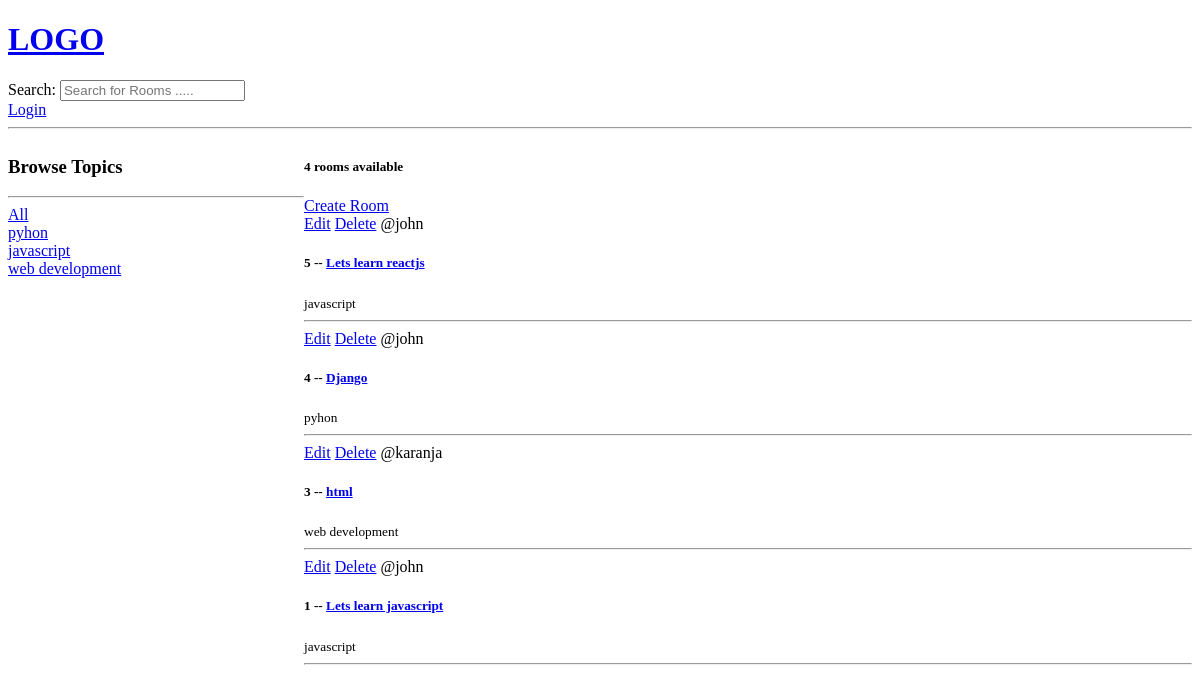
/, run on an earlier commit of the app's database.
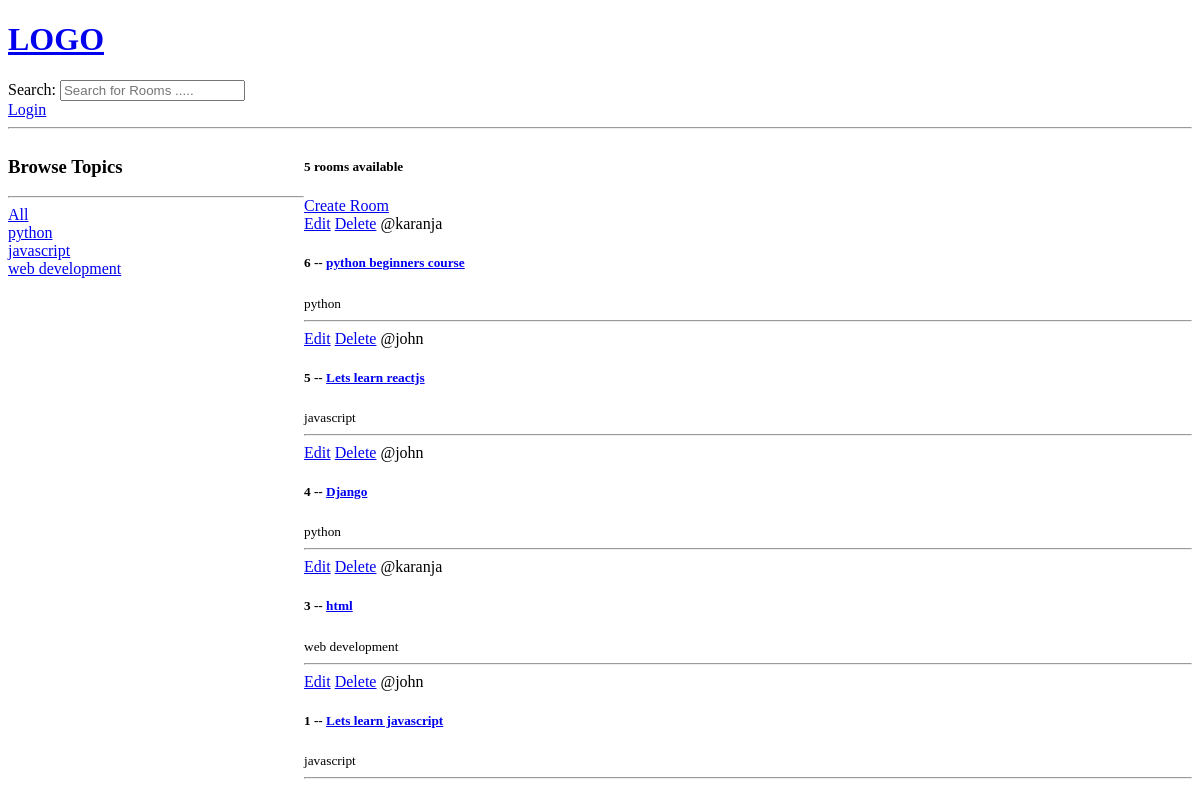
And on a later commit of the database.
### base/models.py (models this page shows, shortened)
class Topic (models.Model):
    name = models.CharField(max_length=200)

class Room(models.Model):
    host = models.ForeignKey(User, on_delete=models.SET_NULL, null=True)
    topic = models.ForeignKey(Topic, on_delete=models.SET_NULL, null=True)
    name = models.CharField(max_length=250)
    description = models.TextField(null=True, blank=True)
    updated = models.DateTimeField(auto_now=True)
    created = models.DateTimeField(auto_now_add=True)
    class Meta:
        ordering = ['-updated', '-created']

### base/views.py (the view)
# urls.py: path('', views.home, name='home'),
def home(request):
    q = request.GET.get('q') if request.GET.get('q') is not None else ''
    rooms = Room.objects.filter(
        Q(topic__name__icontains=q) |
        Q(name__icontains=q) |
        Q(description__icontains=q)
    )
    topics = Topic.objects.all()
    room_count = rooms.count()
    context = {'rooms': rooms, 'topics': topics, 'room_count': room_count}
    return render(request, 'base/home.html', context)

### base/templates/base/home.html (shortened to what this page needs)
{% extends 'main.html' %}
{% block content %}
    <div class="home-container">
        <div>
            <h3>Browse Topics</h3>
            <hr>
                <div>
                    <a href="{% url 'home'%}">All</a>
                </div>
            {% for topic in topics %}
                <div>
                    <a href="{% url 'home'%}?q={{ topic.name }}">{{ topic.name }}</a>
                </div>
            {% endfor %}
        </div>
        <div>
            <h5>{{ room_count }} rooms available</h5>
            <a href="{% url 'create-room' %}">Create Room</a>
            <div>
                {% for room in rooms %}
                    <div>
                        <a href="{% url 'update-room' room.id %}">Edit</a>
                        <a href="{% url 'delete-room' room.id %}">Delete</a>
                        <span>@{{room.host.username}}</span>
                        <h5>{{room.id}} -- <a href="{% url 'room' room.id %}">{{room.name}}</a></h5>
                        <small>{{room.topic.name}}</small>
                        <hr>
                    </div>
                {% endfor %}
            </div>
        </div>
    </div>
{% endblock content%}

What changed in the data, as far as the page shows it:
changed Topic: name "pyhon" → "python"
added Room: host.username "karanja", id "6", name "python beginners course", topic.name "python"
changed through a linked row, Room "Django": topic.name "pyhon" → "python"
Also different on the page:
{{ room_count }}: "4" → "5"
